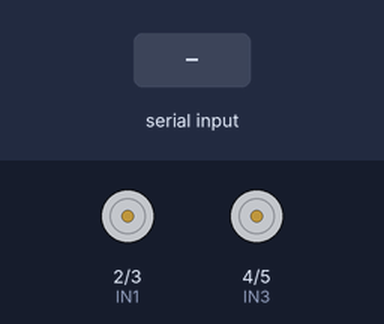
A sketch run on a simulated Arduino Uno, built with avr-gcc and run on an emulated ATmega328P. Shown: motor-driver pin pairs drawn as motors (green arrow = first pin HIGH = forward, orange = second pin HIGH = backward, longer = more drive). The test bench sets the inputs (shaded band).

Above: at 1.2 s.
1.3 s: "F" received over Serial
At 1.9 s:
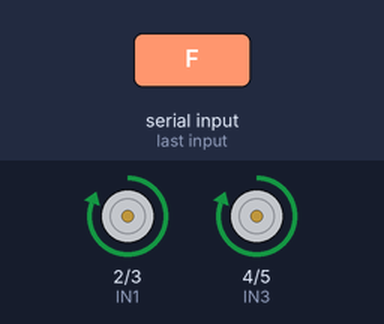
2.8 s: "B" received over Serial
At 4.0 s:
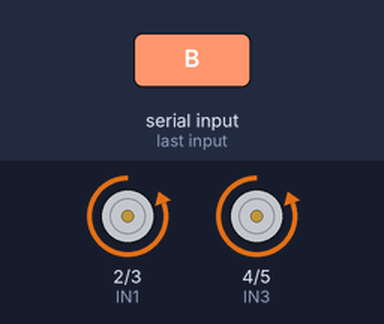
4.3 s: "L" received over Serial
At 5.3 s:
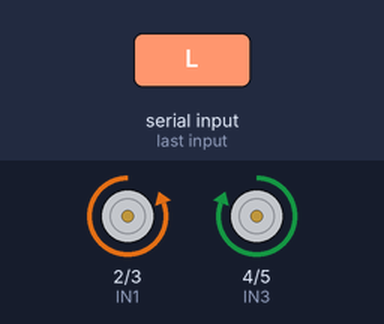
5.8 s: "R" received over Serial
At 6.5 s:
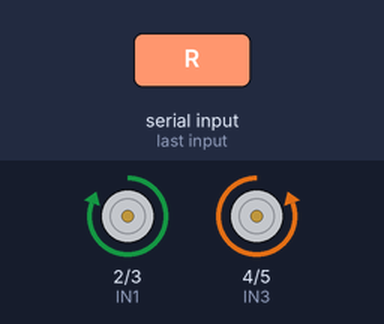
7.3 s: "f" received over Serial
At 7.6 s:
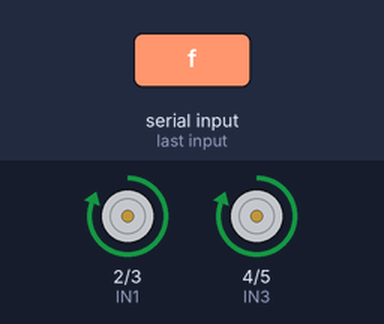
8.8 s: "b" received over Serial
At 10.0 s:
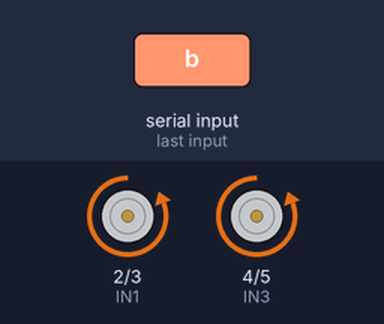
Timing chart, 0 to 11.3 s (numbered marks = the images above; inputs shaded):
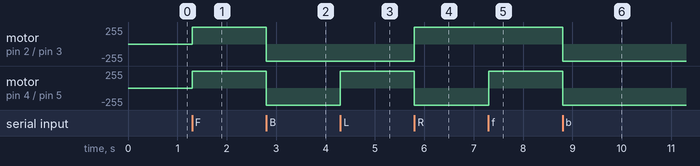

Measured:
- after the input at 1.3 s, motor on pin 2 (IN1) / pin 3 (IN2), motor on pin 4 (IN3) / pin 5 (IN4): stopped → forward 255/255 at once
- after the input at 2.8 s, motor on pin 2 (IN1) / pin 3 (IN2), motor on pin 4 (IN3) / pin 5 (IN4): forward 255/255 → backward 255/255 at once
- after the input at 4.3 s, motor on pin 4 (IN3) / pin 5 (IN4): backward 255/255 → forward 255/255 at once
- after the input at 5.8 s, motor on pin 2 (IN1) / pin 3 (IN2): backward 255/255 → forward 255/255 at once; motor on pin 4 (IN3) / pin 5 (IN4): forward 255/255 → backward 255/255 at once
- after the input at 7.3 s, motor on pin 4 (IN3) / pin 5 (IN4): backward 255/255 → forward 255/255 at once
- after the input at 8.8 s, motor on pin 2 (IN1) / pin 3 (IN2), motor on pin 4 (IN3) / pin 5 (IN4): forward 255/255 → backward 255/255 at once

The sketch:

carrinho_bluetooth.ino
```cpp
// Motor A
#define IN1 2
#define IN2 3

// Motor B
#define IN3 4
#define IN4 5

char comando;

void setup() {
  pinMode(IN1, OUTPUT);
  pinMode(IN2, OUTPUT);
  pinMode(IN3, OUTPUT);
  pinMode(IN4, OUTPUT);

  // Bluetooth
  Serial.begin(9600);

  parar();
}

void loop() {

  if (Serial.available() > 0) {

    comando = Serial.read();

    switch (comando) {

      case 'F':
      case 'f':
        frente();
        break;

      case 'B':
      case 'b':
        tras();
        break;

      case 'L':
      case 'l':
        esquerda();
        break;

      case 'R':
      case 'r':
        direita();
        break;

      case 'S':
      case 's':
        parar();
        break;
    }
  }
}

// ==========================================
// MOVIMENTOS
// ==========================================

void frente() {
  digitalWrite(IN1, HIGH);
  digitalWrite(IN2, LOW);

  digitalWrite(IN3, HIGH);
  digitalWrite(IN4, LOW);
}

void tras() {
  digitalWrite(IN1, LOW);
  digitalWrite(IN2, HIGH);

  digitalWrite(IN3, LOW);
  digitalWrite(IN4, HIGH);
}

void esquerda() {
  digitalWrite(IN1, LOW);
  digitalWrite(IN2, HIGH);

  digitalWrite(IN3, HIGH);
  digitalWrite(IN4, LOW);
}

void direita() {
  digitalWrite(IN1, HIGH);
  digitalWrite(IN2, LOW);

  digitalWrite(IN3, LOW);
  digitalWrite(IN4, HIGH);
}

void parar() {
  digitalWrite(IN1, LOW);
  digitalWrite(IN2, LOW);

  digitalWrite(IN3, LOW);
  digitalWrite(IN4, LOW);
}
```
